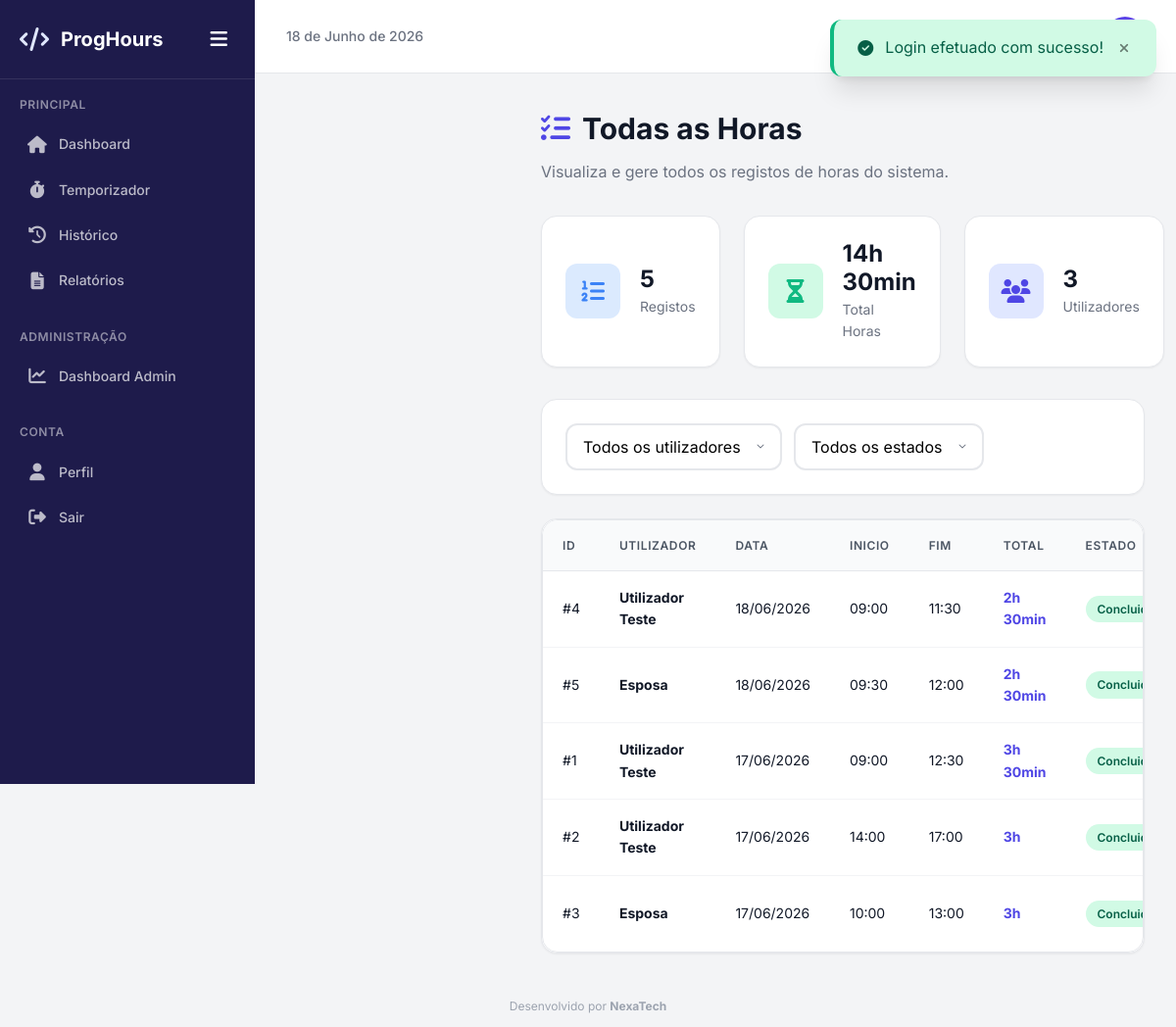
Screenshot of /admin/horas.php (signed in) with the database file from the repository.
### tables this page shows
CREATE TABLE IF NOT EXISTS horas (
    id INT AUTO_INCREMENT PRIMARY KEY,
    user_id INT NOT NULL,
    data DATE NOT NULL,
    hora_inicio TIME NOT NULL,
    hora_fim TIME DEFAULT NULL,
    total_horas DECIMAL(8,2) DEFAULT 0.00,
    status ENUM('em_andamento', 'pausado', 'concluido') DEFAULT 'em_andamento',
    descricao TEXT,
    created_at TIMESTAMP DEFAULT CURRENT_TIMESTAMP,
    updated_at TIMESTAMP DEFAULT CURRENT_TIMESTAMP ON UPDATE CURRENT_TIMESTAMP,
    FOREIGN KEY (user_id) REFERENCES utilizadores(id) ON DELETE CASCADE,
    INDEX idx_data (data),
    INDEX idx_user_data (user_id, data)
);

CREATE TABLE IF NOT EXISTS utilizadores (
    id INT AUTO_INCREMENT PRIMARY KEY,
    nome VARCHAR(100) NOT NULL,
    email VARCHAR(150) NOT NULL UNIQUE,
    password VARCHAR(255) NOT NULL,
    role ENUM('admin', 'user') DEFAULT 'user',
    foto VARCHAR(255) DEFAULT NULL,
    ativo TINYINT(1) DEFAULT 1,
    created_at TIMESTAMP DEFAULT CURRENT_TIMESTAMP,
    updated_at TIMESTAMP DEFAULT CURRENT_TIMESTAMP ON UPDATE CURRENT_TIMESTAMP
);

### includes/db.php (called while the page is built, shortened)
<?php
function getDB(): PDO {
    static $db = null;
    if ($db === null) {
        try {
            $dsn = "mysql:host=" . DB_HOST . ";dbname=" . DB_NAME . ";charset=utf8mb4";
            $opcoes = [
                PDO::ATTR_ERRMODE            => PDO::ERRMODE_EXCEPTION,
                PDO::ATTR_DEFAULT_FETCH_MODE => PDO::FETCH_ASSOC,
                PDO::ATTR_EMULATE_PREPARES   => false,
            ];
            $db = new PDO($dsn, DB_USER, DB_PASS, $opcoes);
        } catch (PDOException $e) {
            die("Erro de conexao a base de dados: " . $e->getMessage());
        }
    }
    return $db;
}
function query(string $sql, array $params = []): PDOStatement {
    $db = getDB();
    $stmt = $db->prepare($sql);
    $stmt->execute($params);
    return $stmt;
}
function fetchOne(string $sql, array $params = []): ?array {
    $stmt = query($sql, $params);
    $result = $stmt->fetch();
    return $result ?: null;
}
function fetchAll(string $sql, array $params = []): array {
    $stmt = query($sql, $params);
    return $stmt->fetchAll();
}

### includes/functions.php (called while the page is built, shortened)
<?php
require_once __DIR__ . '/db.php';
function formatarHoras(float $horas): string {
    $h = floor($horas);
    $m = round(($horas - $h) * 60);
    return "{$h}h " . ($m > 0 ? "{$m}min" : "");
}

### public/admin/horas.php (the view, shortened to what this page needs)
<?php
require_once __DIR__ . '/../../includes/header.php';
$params = [];
$where = "1=1";
$porPagina = 25;
$pagina = max(1, (int)($_GET['pagina'] ?? 1));
$offset = ($pagina - 1) * $porPagina;
$totalRegistos = fetchOne("SELECT COUNT(*) as total FROM horas h WHERE {$where}", $params);
$paramsPaginado = array_merge($params, [$porPagina, $offset]);
$registos = fetchAll("SELECT h.*, u.nome as utilizador_nome FROM horas h JOIN utilizadores u ON h.user_id = u.id WHERE {$where} ORDER BY h.data DESC, h.created_at DESC LIMIT ? OFFSET ?", $paramsPaginado);
$totalHoras = fetchOne("SELECT COALESCE(SUM(total_horas), 0) as total FROM horas h WHERE {$where}", $params);
$listaUsers = fetchAll("SELECT id, nome FROM utilizadores WHERE ativo = 1 ORDER BY nome");
?>
<div class="page-header">
    <h1><i class="fas fa-list-check" style="margin-right:12px;color:var(--primary);"></i>Todas as Horas</h1>
    <p>Visualiza e gere todos os registos de horas do sistema.</p>
</div>
<div class="stats-grid" style="grid-template-columns: repeat(3, 1fr);">
    <div class="stat-card">
        <div class="stat-icon blue"><i class="fas fa-list-ol"></i></div>
        <div class="stat-info"><h3><?php echo $totalRegistos['total']; ?></h3><p>Registos</p></div>
    </div>
    <div class="stat-card">
        <div class="stat-icon green"><i class="fas fa-hourglass-half"></i></div>
        <div class="stat-info"><h3><?php echo formatarHoras($totalHoras['total']); ?></h3><p>Total Horas</p></div>
    </div>
    <div class="stat-card">
        <div class="stat-icon purple"><i class="fas fa-users"></i></div>
        <div class="stat-info"><h3><?php echo count($listaUsers); ?></h3><p>Utilizadores</p></div>
    </div>
</div>
<div class="card" style="margin-top:24px;">
    <div class="card-body">
        <form method="GET" class="toolbar-filters" style="margin:0;">
            <select name="user" class="form-input" onchange="this.form.submit()" style="width:auto;">
                <option value="">Todos os utilizadores</option>
            </select>
            <select name="status" class="form-input" onchange="this.form.submit()" style="width:auto;">
                <option value="">Todos os estados</option>
            </select>
        </form>
    </div>
</div>
<div class="card" style="margin-top:24px;">
    <div class="card-body" style="padding:0;">
        <?php if (empty($registos)): ?>
        <div class="empty-state">
            <i class="fas fa-inbox"></i>
            <h3>Nenhum registo encontrado</h3>
        </div>
        <?php else: ?>
        <div class="table-container">
            <table class="data-table">
                <thead>
                    <tr>
                        <th>ID</th>
                        <th>Utilizador</th>
                        <th>Data</th>
                        <th>Inicio</th>
                        <th>Fim</th>
                        <th>Total</th>
                        <th>Estado</th>
                    </tr>
                </thead>
                <tbody>
                    <?php foreach ($registos as $reg): ?>
                    <tr>
                        <td>#<?php echo $reg['id']; ?></td>
                        <td><strong><?php echo htmlspecialchars($reg['utilizador_nome']); ?></strong></td>
                        <td><?php echo date('d/m/Y', strtotime($reg['data'])); ?></td>
                        <td><?php echo substr($reg['hora_inicio'], 0, 5); ?></td>
                        <td><?php echo $reg['hora_fim'] ? substr($reg['hora_fim'], 0, 5) : '-'; ?></td>
                        <td><strong style="color:var(--primary);"><?php echo formatarHoras($reg['total_horas']); ?></strong></td>
                        <td>
                            <?php if ($reg['status'] === 'concluido'): ?>
                            <span class="badge badge-success">Concluido</span>
                            <?php elseif ($reg['status'] === 'em_andamento'): ?>
                            <span class="badge badge-warning">Em Andamento</span>
                            <?php else: ?>
                            <span class="badge badge-danger">Pausado</span>
                            <?php endif; ?>
                        </td>
                    </tr>
                    <?php endforeach; ?>
                </tbody>
            </table>
        </div>
        <?php endif; ?>
    </div>
</div>
<?php require_once __DIR__ . '/../../includes/footer.php'; ?>

### rows the page displays
horas: id "4", user.nome "Utilizador Teste", data "18/06/2026", hora_inicio "09:00", hora_fim "11:30", total_horas "2h 30min", status "Concluido"
horas: id "5", user.nome "Esposa", data "18/06/2026", hora_inicio "09:30", hora_fim "12:00", total_horas "2h 30min", status "Concluido"
horas: id "1", user.nome "Utilizador Teste", data "17/06/2026", hora_inicio "09:00", hora_fim "12:30", total_horas "3h 30min", status "Concluido"
horas: id "2", user.nome "Utilizador Teste", data "17/06/2026", hora_inicio "14:00", hora_fim "17:00", total_horas "3h", status "Concluido"
horas: id "3", user.nome "Esposa", data "17/06/2026", hora_inicio "10:00", hora_fim "13:00", total_horas "3h", status "Concluido"

### other values shown
$flash['mensagem'] "Login efetuado com sucesso!"
APP_NAME "ProgHours"
$totalRegistos['total'] "5"
formatarHoras($totalHoras['total']) "14h 30min"
count($listaUsers) "3"
